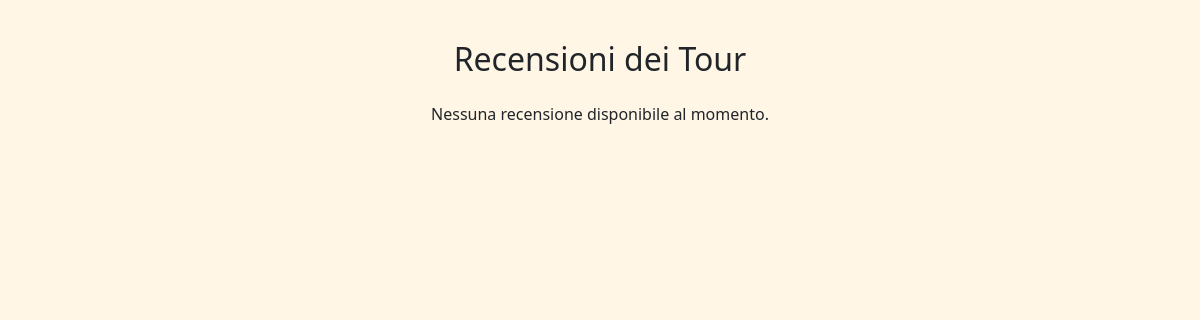
/recensioni/, run on an earlier commit of the app's database.
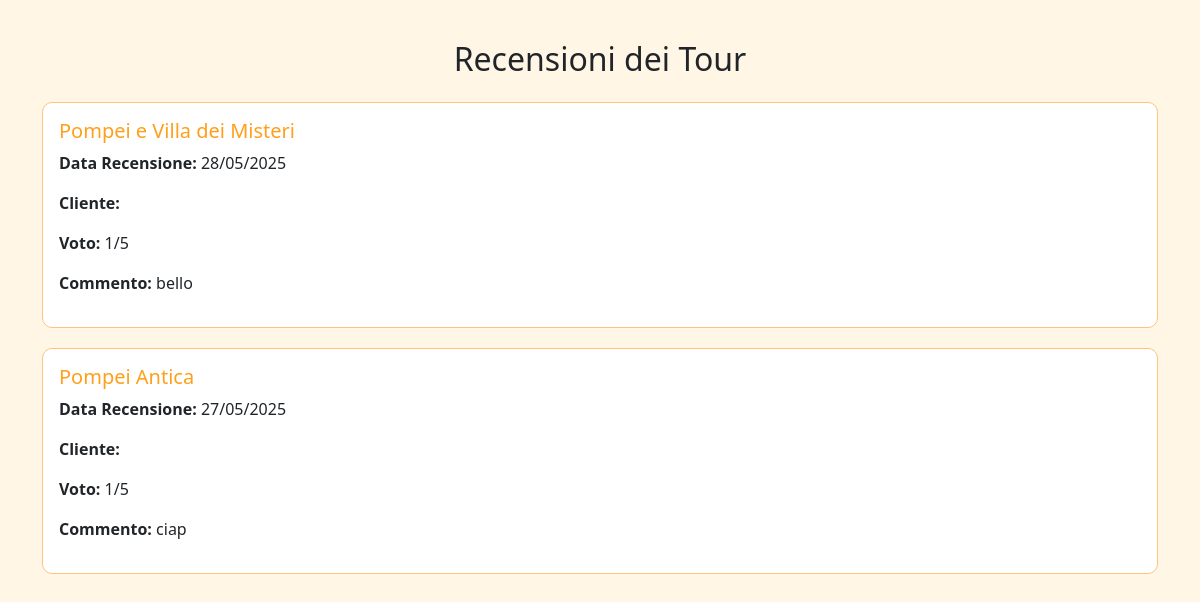
And on a later commit of the database.
### Askos/models.py (models this page shows, shortened)
class Recensione(models.Model):
    cliente = models.ForeignKey(Cliente, on_delete=models.CASCADE)
    tour = models.ForeignKey(Tour, on_delete=models.CASCADE)
    voto = models.PositiveIntegerField()  # 1-5 stelle
    commento = models.TextField(blank=True)
    data = models.DateTimeField(auto_now_add=True)
    class Meta:
        unique_together = ('cliente', 'tour')  # ogni cliente può recensire un tour una sola volta

class Tour(models.Model):
    nome = models.CharField(max_length=100)
    data = models.DateField()
    durata = models.CharField(max_length=50)
    prezzo = models.DecimalField(max_digits=8, decimal_places=2)
    lingua = models.ForeignKey(Lingua, on_delete=models.SET_NULL, null=True, related_name='tour')
    staff_assegnato = models.ManyToManyField('Staff', related_name='tour_assegnati')
    guide = models.ManyToManyField(
        Staff,
        limit_choices_to={'ruolo': 'guida'},
        related_name='tour_guide',
        blank=True
    )
    driver = models.ManyToManyField(
        Staff,
        limit_choices_to={'ruolo': 'driver'},
        related_name='tour_driver',
        blank=True
    )

### Askos/views.py (the view)
# urls.py: path('recensioni/', recensioni_view, name='recensioni_pubbliche')
def recensioni_view(request):
    recensioni = Recensione.objects.select_related('cliente', 'tour').order_by('-data')
    return render(request, 'recensioni_pubbliche.html', {'recensioni': recensioni})

### templates/recensioni_pubbliche.html (shortened to what this page needs)
{% load static %}
<!DOCTYPE html>
<html lang="it">
<head>
    <link href="https://cdn.jsdelivr.net/npm/bootstrap@5.3.3/dist/css/bootstrap.min.css" rel="stylesheet">
</head>
<body>
<div class="container">
    <h2 class="text-center mb-4">Recensioni dei Tour</h2>
    {% for recensione in recensioni %}
        <div class="card p-3">
            <h5 class="card-title">{{ recensione.tour.nome }}</h5>
            <p><strong>Data Recensione:</strong> {{ recensione.data|date:"d/m/Y" }}</p>
            <p><strong>Cliente:</strong> {{ recensione.cliente.user.first_name }} {{ recensione.cliente.user.last_name }}</p>
            <p><strong>Voto:</strong> {{ recensione.voto }}/5</p>
            <p><strong>Commento:</strong> {{ recensione.commento }}</p>
        </div>
    {% empty %}
        <p class="text-center">Nessuna recensione disponibile al momento.</p>
    {% endfor %}
</div>
</body>
</html>

What changed in the data, as far as the page shows it:
added Recensione: tour.nome "Pompei e Villa dei Misteri", data "28/05/2025", voto "1", commento "bello"
added Recensione: tour.nome "Pompei Antica", data "27/05/2025", voto "1", commento "ciap"
Also different on the page:
text no longer shown: "Nessuna recensione disponibile al momento."
